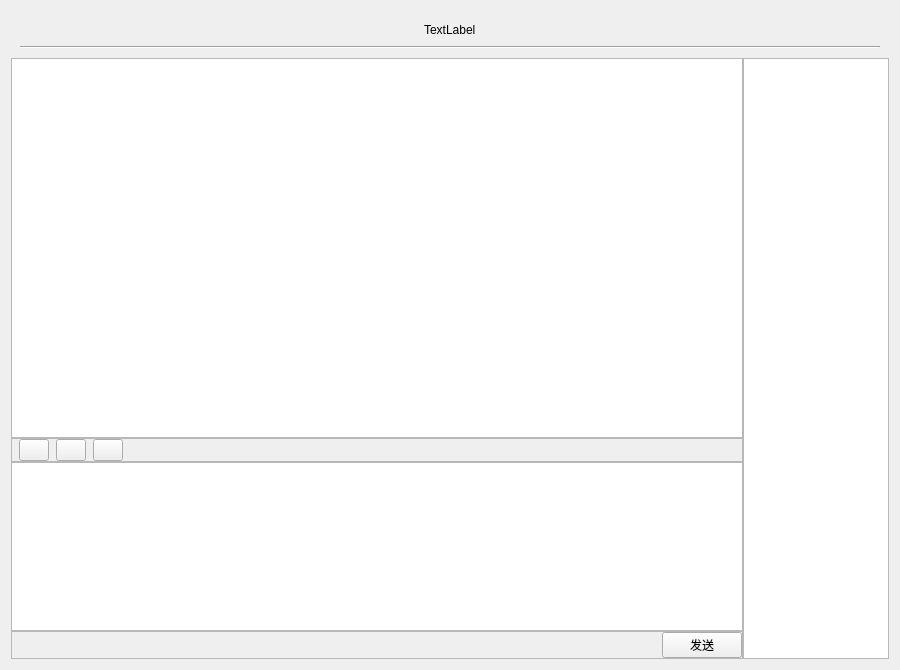
<?xml version="1.0" encoding="UTF-8"?>
<ui version="4.0">
 <class>CommunicationRoom</class>
 <widget class="QWidget" name="CommunicationRoom">
  <property name="geometry">
   <rect>
    <x>0</x>
    <y>0</y>
    <width>900</width>
    <height>670</height>
   </rect>
  </property>
  <property name="sizePolicy">
   <sizepolicy hsizetype="Expanding" vsizetype="Expanding">
    <horstretch>0</horstretch>
    <verstretch>0</verstretch>
   </sizepolicy>
  </property>
  <property name="minimumSize">
   <size>
    <width>900</width>
    <height>670</height>
   </size>
  </property>
  <property name="baseSize">
   <size>
    <width>900</width>
    <height>670</height>
   </size>
  </property>
  <property name="windowTitle">
   <string>Form</string>
  </property>
  <layout class="QGridLayout" name="gridLayout_2">
   <item row="0" column="0">
    <layout class="QGridLayout" name="gridLayout_main" columnstretch="5,1" columnminimumwidth="0,0">
     <property name="spacing">
      <number>0</number>
     </property>
     <item row="0" column="0" colspan="2">
      <widget class="QWidget" name="widget_top" native="true">
       <layout class="QGridLayout" name="gridLayout_6">
        <item row="0" column="1">
         <widget class="QLabel" name="nameLabel">
          <property name="text">
           <string>TextLabel</string>
          </property>
         </widget>
        </item>
        <item row="0" column="0">
         <spacer name="horizontalSpacer">
          <property name="orientation">
           <enum>Qt::Horizontal</enum>
          </property>
          <property name="sizeHint" stdset="0">
           <size>
            <width>389</width>
            <height>20</height>
           </size>
          </property>
         </spacer>
        </item>
        <item row="1" column="0" colspan="3">
         <widget class="Line" name="line">
          <property name="orientation">
           <enum>Qt::Horizontal</enum>
          </property>
         </widget>
        </item>
        <item row="0" column="2">
         <spacer name="horizontalSpacer_2">
          <property name="orientation">
           <enum>Qt::Horizontal</enum>
          </property>
          <property name="sizeHint" stdset="0">
           <size>
            <width>389</width>
            <height>20</height>
           </size>
          </property>
         </spacer>
        </item>
       </layout>
      </widget>
     </item>
     <item row="1" column="0">
      <layout class="QVBoxLayout" name="verticalLayout_left" stretch="9,0,4,0">
       <property name="spacing">
        <number>0</number>
       </property>
       <property name="leftMargin">
        <number>0</number>
       </property>
       <item>
        <widget class="QTextBrowser" name="recvBrowser">
         <property name="openExternalLinks">
          <bool>true</bool>
         </property>
        </widget>
       </item>
       <item>
        <widget class="QFrame" name="frame_2">
         <property name="frameShape">
          <enum>QFrame::StyledPanel</enum>
         </property>
         <layout class="QHBoxLayout" name="horizontalLayout_2">
          <property name="spacing">
           <number>7</number>
          </property>
          <property name="leftMargin">
           <number>7</number>
          </property>
          <property name="topMargin">
           <number>0</number>
          </property>
          <property name="rightMargin">
           <number>0</number>
          </property>
          <property name="bottomMargin">
           <number>0</number>
          </property>
          <item>
           <widget class="QPushButton" name="emojiButton">
            <property name="minimumSize">
             <size>
              <width>0</width>
              <height>22</height>
             </size>
            </property>
            <property name="maximumSize">
             <size>
              <width>30</width>
              <height>16777215</height>
             </size>
            </property>
            <property name="baseSize">
             <size>
              <width>0</width>
              <height>0</height>
             </size>
            </property>
            <property name="mouseTracking">
             <bool>false</bool>
            </property>
            <property name="styleSheet">
             <string notr="true">border-image: url(:/emoji/emoji.png);</string>
            </property>
            <property name="text">
             <string/>
            </property>
            <property name="iconSize">
             <size>
              <width>16</width>
              <height>16</height>
             </size>
            </property>
            <property name="autoRepeatDelay">
             <number>300</number>
            </property>
            <property name="autoDefault">
             <bool>false</bool>
            </property>
           </widget>
          </item>
          <item>
           <widget class="QPushButton" name="fileButton">
            <property name="sizePolicy">
             <sizepolicy hsizetype="Minimum" vsizetype="Fixed">
              <horstretch>0</horstretch>
              <verstretch>0</verstretch>
             </sizepolicy>
            </property>
            <property name="minimumSize">
             <size>
              <width>0</width>
              <height>22</height>
             </size>
            </property>
            <property name="maximumSize">
             <size>
              <width>30</width>
              <height>16777215</height>
             </size>
            </property>
            <property name="styleSheet">
             <string notr="true">border-image: url(:/emoji/file.jpeg);</string>
            </property>
            <property name="text">
             <string/>
            </property>
           </widget>
          </item>
          <item>
           <widget class="QPushButton" name="dalayButton_2">
            <property name="minimumSize">
             <size>
              <width>0</width>
              <height>22</height>
             </size>
            </property>
            <property name="maximumSize">
             <size>
              <width>30</width>
              <height>16777215</height>
             </size>
            </property>
            <property name="styleSheet">
             <string notr="true">border-image: url(:/emoji/dalay.jpeg);</string>
            </property>
            <property name="text">
             <string/>
            </property>
           </widget>
          </item>
          <item>
           <spacer name="horizontalSpacer_4">
            <property name="orientation">
             <enum>Qt::Horizontal</enum>
            </property>
            <property name="sizeHint" stdset="0">
             <size>
              <width>40</width>
              <height>20</height>
             </size>
            </property>
           </spacer>
          </item>
         </layout>
        </widget>
       </item>
       <item>
        <widget class="QTextEdit" name="sendEdit">
         <property name="enabled">
          <bool>true</bool>
         </property>
         <property name="tabChangesFocus">
          <bool>false</bool>
         </property>
         <property name="undoRedoEnabled">
          <bool>true</bool>
         </property>
        </widget>
       </item>
       <item>
        <widget class="QFrame" name="frame">
         <property name="frameShape">
          <enum>QFrame::StyledPanel</enum>
         </property>
         <property name="frameShadow">
          <enum>QFrame::Raised</enum>
         </property>
         <layout class="QHBoxLayout" name="horizontalLayout">
          <property name="spacing">
           <number>0</number>
          </property>
          <property name="leftMargin">
           <number>0</number>
          </property>
          <property name="topMargin">
           <number>0</number>
          </property>
          <property name="rightMargin">
           <number>0</number>
          </property>
          <property name="bottomMargin">
           <number>0</number>
          </property>
          <item>
           <spacer name="horizontalSpacer_3">
            <property name="orientation">
             <enum>Qt::Horizontal</enum>
            </property>
            <property name="sizeHint" stdset="0">
             <size>
              <width>551</width>
              <height>20</height>
             </size>
            </property>
           </spacer>
          </item>
          <item>
           <widget class="QPushButton" name="sendButton">
            <property name="text">
             <string>发送</string>
            </property>
           </widget>
          </item>
         </layout>
        </widget>
       </item>
      </layout>
     </item>
     <item row="1" column="1">
      <widget class="QListWidget" name="listWidget"/>
     </item>
    </layout>
   </item>
  </layout>
 </widget>
 <resources/>
 <connections/>
</ui>
